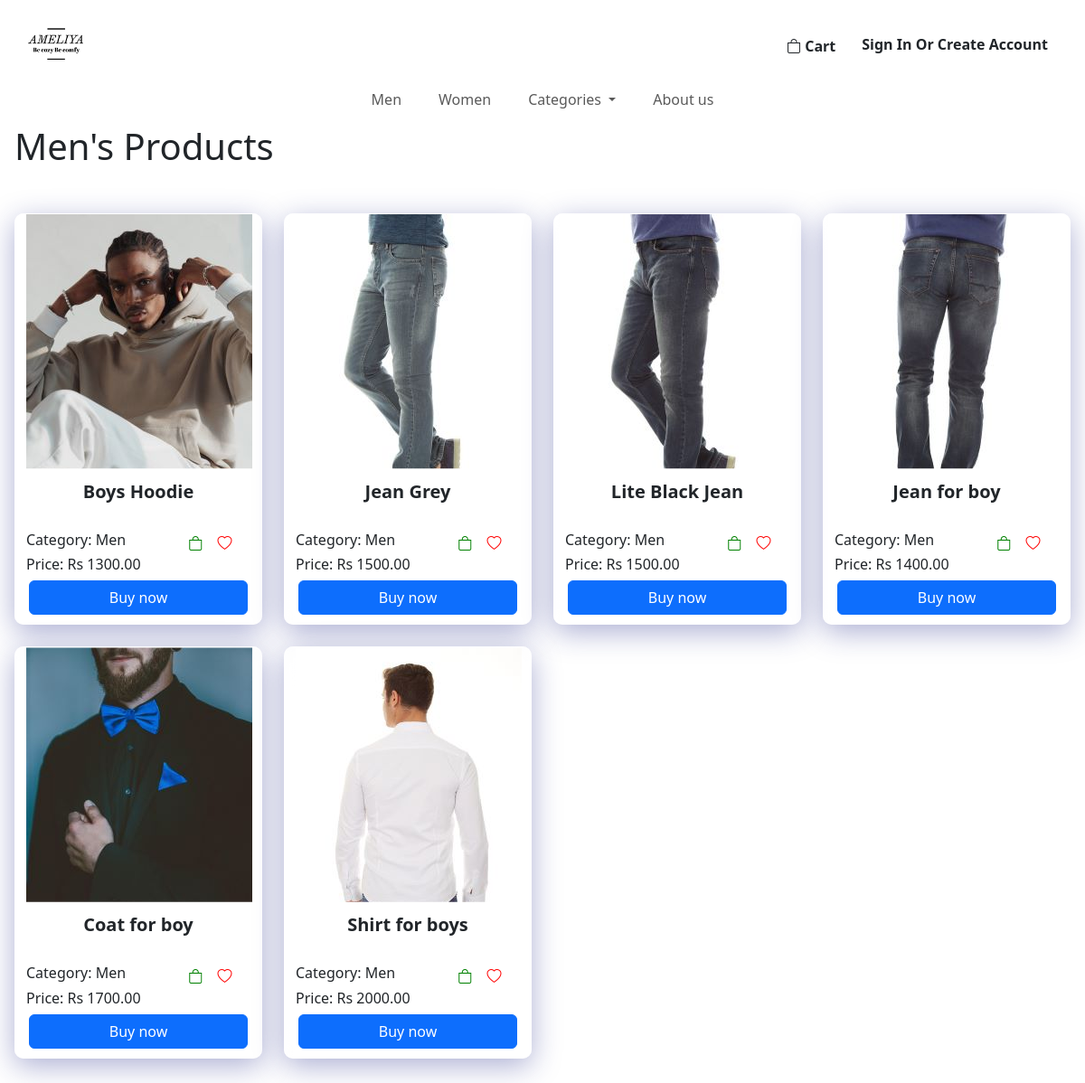
The page /components/Men.php on the database its author committed.
### tables this page shows
CREATE TABLE IF NOT EXISTS `men` (
  `id` int NOT NULL AUTO_INCREMENT,
  `product_id` int NOT NULL,
  PRIMARY KEY (`id`),
  KEY `fk_men_product1_idx` (`product_id`),
  CONSTRAINT `fk_men_product1` FOREIGN KEY (`product_id`) REFERENCES `product` (`id`)
);

CREATE TABLE IF NOT EXISTS `product_img` (
  `path` varchar(150) NOT NULL,
  `product_id` int NOT NULL,
  PRIMARY KEY (`path`),
  KEY `fk_product_img_product1_idx` (`product_id`),
  CONSTRAINT `fk_product_img_product1` FOREIGN KEY (`product_id`) REFERENCES `product` (`id`)
);

CREATE TABLE IF NOT EXISTS `product` (
  `id` int NOT NULL AUTO_INCREMENT,
  `price` varchar(45) DEFAULT NULL,
  `qty` varchar(45) DEFAULT NULL,
  `discription` varchar(150) DEFAULT NULL,
  `title` varchar(45) DEFAULT NULL,
  `aded_date` date DEFAULT NULL,
  `del_fee_col` double DEFAULT NULL,
  `del_fee_other` double DEFAULT NULL,
  `color_clr_id` int NOT NULL,
  `category_c_id` int NOT NULL,
  `brand_b_id` int NOT NULL,
  `status_s_id` int NOT NULL,
  PRIMARY KEY (`id`),
  KEY `fk_product_color1_idx` (`color_clr_id`),
  KEY `fk_product_category1_idx` (`category_c_id`),
  KEY `fk_product_brand1_idx` (`brand_b_id`),
  KEY `fk_product_status1_idx` (`status_s_id`),
  CONSTRAINT `fk_product_brand1` FOREIGN KEY (`brand_b_id`) REFERENCES `brand` (`b_id`),
  CONSTRAINT `fk_product_category1` FOREIGN KEY (`category_c_id`) REFERENCES `category` (`c_id`),
  CONSTRAINT `fk_product_color1` FOREIGN KEY (`color_clr_id`) REFERENCES `color` (`clr_id`),
  CONSTRAINT `fk_product_status1` FOREIGN KEY (`status_s_id`) REFERENCES `status` (`s_id`)
);

CREATE TABLE IF NOT EXISTS `category` (
  `c_id` int NOT NULL AUTO_INCREMENT,
  `c_name` varchar(45) DEFAULT NULL,
  PRIMARY KEY (`c_id`)
);

### components/connection.php (called while the page is built, shortened)
<?php
class Database{
    public static $connection;
    public static function setUpConnection(){
        if(!isset(Database::$connection)){
            Database::$connection = new mysqli("localhost","root","Kavitha@#2003","vivaaluth","3306");
        }
    }
    public static function search($q){
        $resultset = Database::$connection->query($q);
        return $resultset;
    }
}
?>

### components/Men.php (the view, shortened to what this page needs)
<!DOCTYPE html>
<html lang="en">
<head>
    <link rel="stylesheet" href="https://cdn.jsdelivr.net/npm/bootstrap@4.1.3/dist/css/bootstrap.min.css">
    <link rel="stylesheet" href="https://cdn.jsdelivr.net/npm/bootstrap-icons@1.11.3/font/bootstrap-icons.min.css">    <link rel="stylesheet" href="../style.css">
</head>
<body>
<?php
    require "NavbarOther.php";
    require "connection.php";
    require "Header.php";
    ?>
    <h1>Men's Products</h1>
    <div class="row text-center" style="margin-top:50px;">
        <?php
        $wpdall = Database::search("SELECT * FROM men INNER JOIN product ON product_id = product.id INNER JOIN product_img ON product.id = product_img.product_id INNER JOIN category ON product.category_c_id = category.c_id ;
        ");
        $wpdall_num = $wpdall->num_rows;
        for ($x = 0; $x < $wpdall_num; $x++) {
            $wpdall_data = $wpdall->fetch_assoc();
            $imgSrc = $wpdall_data["path"];
        ?>
            <div class="col-lg-3 col-md-6 col-sm-12 text-center mb-4">
                    <div class="container" id="box">
                        <img src="../<?php echo $imgSrc; ?>" alt="" style="clip-path: polygon(0 0, 100% 0, 100% 75%, 0 75%);">
                        <div class="row text-center" style="margin-top:-80px;">
                            <h5>
                                <span id="title1"><b><?php echo $wpdall_data["title"] ?></b></a></span>
                            </h5>
                        </div>
                        <br>
                        <div class="row">
                            <div class="col-7 text-start">
                                <h6>Category: <?php echo $wpdall_data["c_name"] ?></h6>
                            </div>
                            <div class="col-5 text-end">
                                <div class="row">
                                    <div class="col text-center">
                                        <button onclick="addtocarthome(<?php echo $wpdall_data['id'] ?>);" style="border: none; background:none;">
                                            <i class="bi bi-bag cart-icon"></i>
                                        </button>
                                        <button onclick="wishlisthome2(<?php echo $wpdall_data['id'] ?>);" style="border: none; background:none;">
                                            <i class="bi bi-heart heart-icon"></i>
                                        </button>
                                    </div>
                                          </div>
                            </div>
                        </div>
                        <div class="row text-start">
                            <h6>Price: Rs <?php echo $wpdall_data["price"] ?>.00</h6>
                        </div>
                        <div class="col" style="margin-bottom: 10px;">
                            <div class="row text-center">
                                                               <a href="<?php echo "./singleproductview.php?id=" . ($wpdall_data["product_id"]); ?>" style="color:white; text-decoration:none;"<button type="button" class="btn btn-primary">Buy now</button></a>
                            </div>
                        </div>
                    </div>
                </div>
        <?php
        }
        ?>
    </div>
</body>
</html>

### style.css (style rules this page uses)
#box { background: rgba(255, 255, 255, 0.65); box-shadow: 0 8px 32px 0 rgba(31, 38, 135, 0.37); backdrop-filter: blur(20px); -webkit-backdrop-filter: blur(20px); border-radius: 10px; border: 1px solid rgba(255, 255, 255, 0.18); }

### components/Men.php (style rules this page uses)
.cart-icon { color: green; }
.heart-icon { color: red; }

### rows shown on the page
men: product_img.path (picture), product.title "Boys Hoodie", category.c_name "Men", product.price "1300"
men: product_img.path (picture), product.title "Jean Grey", category.c_name "Men", product.price "1500"
men: product_img.path (picture), product.title "Lite Black Jean", category.c_name "Men", product.price "1500"
men: product_img.path (picture), product.title "Jean for boy", category.c_name "Men", product.price "1400"
men: product_img.path (picture), product.title "Coat for boy", category.c_name "Men", product.price "1700"
men: product_img.path (picture), product.title "Shirt for boys", category.c_name "Men", product.price "2000"
